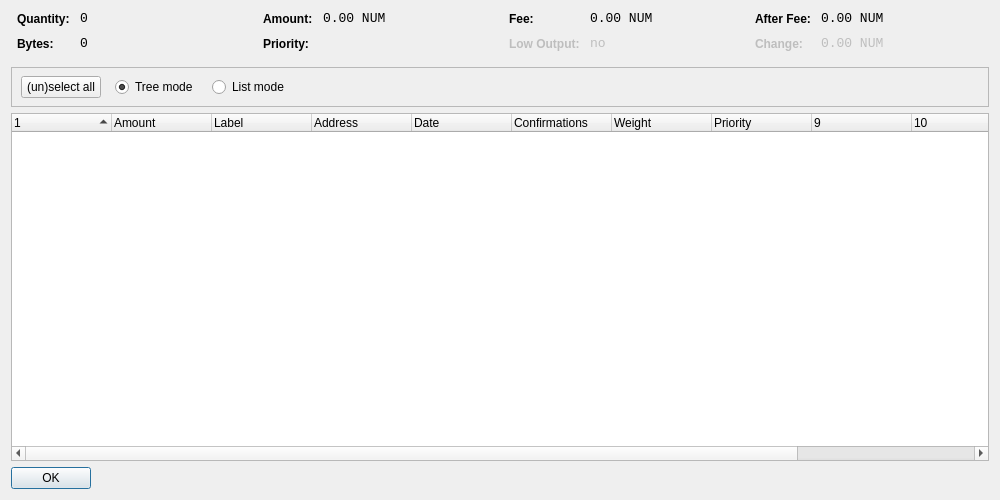
<?xml version="1.0" encoding="UTF-8"?>
<ui version="4.0">
 <class>CoinControlDialog</class>
 <widget class="QWidget" name="CoinControlDialog">
  <property name="geometry">
   <rect>
    <x>0</x>
    <y>0</y>
    <width>1000</width>
    <height>500</height>
   </rect>
  </property>
  <property name="windowTitle">
   <string>Coin Control</string>
  </property>
  <layout class="QVBoxLayout" name="verticalLayout">
   <item>
    <layout class="QHBoxLayout" name="horizontalLayoutTop" stretch="0,0,0,0">
     <property name="topMargin">
      <number>0</number>
     </property>
     <property name="bottomMargin">
      <number>10</number>
     </property>
     <item>
      <layout class="QFormLayout" name="formLayoutCoinControl1">
       <property name="horizontalSpacing">
        <number>10</number>
       </property>
       <property name="verticalSpacing">
        <number>10</number>
       </property>
       <property name="leftMargin">
        <number>6</number>
       </property>
       <property name="rightMargin">
        <number>6</number>
       </property>
       <item row="0" column="0">
        <widget class="QLabel" name="labelCoinControlQuantityText">
         <property name="styleSheet">
          <string notr="true">font-weight:bold;</string>
         </property>
         <property name="text">
          <string>Quantity:</string>
         </property>
        </widget>
       </item>
       <item row="0" column="1">
        <widget class="QLabel" name="labelCoinControlQuantity">
         <property name="font">
          <font>
           <family>Monospace</family>
           <pointsize>10</pointsize>
          </font>
         </property>
         <property name="cursor">
          <cursorShape>IBeamCursor</cursorShape>
         </property>
         <property name="contextMenuPolicy">
          <enum>Qt::ActionsContextMenu</enum>
         </property>
         <property name="text">
          <string notr="true">0</string>
         </property>
         <property name="textInteractionFlags">
          <set>Qt::LinksAccessibleByMouse|Qt::TextSelectableByKeyboard|Qt::TextSelectableByMouse</set>
         </property>
        </widget>
       </item>
       <item row="1" column="0">
        <widget class="QLabel" name="labelCoinControlBytesText">
         <property name="styleSheet">
          <string notr="true">font-weight:bold;</string>
         </property>
         <property name="text">
          <string>Bytes:</string>
         </property>
        </widget>
       </item>
       <item row="1" column="1">
        <widget class="QLabel" name="labelCoinControlBytes">
         <property name="font">
          <font>
           <family>Monospace</family>
           <pointsize>10</pointsize>
          </font>
         </property>
         <property name="cursor">
          <cursorShape>IBeamCursor</cursorShape>
         </property>
         <property name="contextMenuPolicy">
          <enum>Qt::ActionsContextMenu</enum>
         </property>
         <property name="text">
          <string notr="true">0</string>
         </property>
         <property name="textInteractionFlags">
          <set>Qt::LinksAccessibleByMouse|Qt::TextSelectableByKeyboard|Qt::TextSelectableByMouse</set>
         </property>
        </widget>
       </item>
      </layout>
     </item>
     <item>
      <layout class="QFormLayout" name="formLayoutCoinControl2">
       <property name="horizontalSpacing">
        <number>10</number>
       </property>
       <property name="verticalSpacing">
        <number>10</number>
       </property>
       <property name="leftMargin">
        <number>6</number>
       </property>
       <property name="rightMargin">
        <number>6</number>
       </property>
       <item row="0" column="0">
        <widget class="QLabel" name="labelCoinControlAmountText">
         <property name="styleSheet">
          <string notr="true">font-weight:bold;</string>
         </property>
         <property name="text">
          <string>Amount:</string>
         </property>
        </widget>
       </item>
       <item row="0" column="1">
        <widget class="QLabel" name="labelCoinControlAmount">
         <property name="font">
          <font>
           <family>Monospace</family>
           <pointsize>10</pointsize>
          </font>
         </property>
         <property name="cursor">
          <cursorShape>IBeamCursor</cursorShape>
         </property>
         <property name="contextMenuPolicy">
          <enum>Qt::ActionsContextMenu</enum>
         </property>
         <property name="text">
          <string notr="true">0.00 NUM</string>
         </property>
         <property name="textInteractionFlags">
          <set>Qt::LinksAccessibleByMouse|Qt::TextSelectableByKeyboard|Qt::TextSelectableByMouse</set>
         </property>
        </widget>
       </item>
       <item row="1" column="0">
        <widget class="QLabel" name="labelCoinControlPriorityText">
         <property name="styleSheet">
          <string notr="true">font-weight:bold;</string>
         </property>
         <property name="text">
          <string>Priority:</string>
         </property>
        </widget>
       </item>
       <item row="1" column="1">
        <widget class="QLabel" name="labelCoinControlPriority">
         <property name="font">
          <font>
           <family>Monospace</family>
           <pointsize>10</pointsize>
          </font>
         </property>
         <property name="cursor">
          <cursorShape>IBeamCursor</cursorShape>
         </property>
         <property name="contextMenuPolicy">
          <enum>Qt::ActionsContextMenu</enum>
         </property>
         <property name="text">
          <string/>
         </property>
         <property name="textInteractionFlags">
          <set>Qt::LinksAccessibleByMouse|Qt::TextSelectableByKeyboard|Qt::TextSelectableByMouse</set>
         </property>
        </widget>
       </item>
      </layout>
     </item>
     <item>
      <layout class="QFormLayout" name="formLayoutCoinControl3">
       <property name="horizontalSpacing">
        <number>10</number>
       </property>
       <property name="verticalSpacing">
        <number>10</number>
       </property>
       <property name="leftMargin">
        <number>6</number>
       </property>
       <property name="rightMargin">
        <number>6</number>
       </property>
       <item row="0" column="0">
        <widget class="QLabel" name="labelCoinControlFeeText">
         <property name="styleSheet">
          <string notr="true">font-weight:bold;</string>
         </property>
         <property name="text">
          <string>Fee:</string>
         </property>
        </widget>
       </item>
       <item row="0" column="1">
        <widget class="QLabel" name="labelCoinControlFee">
         <property name="font">
          <font>
           <family>Monospace</family>
           <pointsize>10</pointsize>
          </font>
         </property>
         <property name="cursor">
          <cursorShape>IBeamCursor</cursorShape>
         </property>
         <property name="contextMenuPolicy">
          <enum>Qt::ActionsContextMenu</enum>
         </property>
         <property name="text">
          <string notr="true">0.00 NUM</string>
         </property>
         <property name="textInteractionFlags">
          <set>Qt::LinksAccessibleByMouse|Qt::TextSelectableByKeyboard|Qt::TextSelectableByMouse</set>
         </property>
        </widget>
       </item>
       <item row="1" column="0">
        <widget class="QLabel" name="labelCoinControlLowOutputText">
         <property name="enabled">
          <bool>false</bool>
         </property>
         <property name="styleSheet">
          <string notr="true">font-weight:bold;</string>
         </property>
         <property name="text">
          <string>Low Output:</string>
         </property>
        </widget>
       </item>
       <item row="1" column="1">
        <widget class="QLabel" name="labelCoinControlLowOutput">
         <property name="enabled">
          <bool>false</bool>
         </property>
         <property name="font">
          <font>
           <family>Monospace</family>
           <pointsize>10</pointsize>
          </font>
         </property>
         <property name="cursor">
          <cursorShape>IBeamCursor</cursorShape>
         </property>
         <property name="contextMenuPolicy">
          <enum>Qt::ActionsContextMenu</enum>
         </property>
         <property name="text">
          <string>no</string>
         </property>
         <property name="textInteractionFlags">
          <set>Qt::LinksAccessibleByMouse|Qt::TextSelectableByKeyboard|Qt::TextSelectableByMouse</set>
         </property>
        </widget>
       </item>
      </layout>
     </item>
     <item>
      <layout class="QFormLayout" name="formLayoutCoinControl4">
       <property name="horizontalSpacing">
        <number>10</number>
       </property>
       <property name="verticalSpacing">
        <number>10</number>
       </property>
       <property name="leftMargin">
        <number>6</number>
       </property>
       <property name="rightMargin">
        <number>6</number>
       </property>
       <item row="0" column="0">
        <widget class="QLabel" name="labelCoinControlAfterFeeText">
         <property name="styleSheet">
          <string notr="true">font-weight:bold;</string>
         </property>
         <property name="text">
          <string>After Fee:</string>
         </property>
        </widget>
       </item>
       <item row="0" column="1">
        <widget class="QLabel" name="labelCoinControlAfterFee">
         <property name="font">
          <font>
           <family>Monospace</family>
           <pointsize>10</pointsize>
          </font>
         </property>
         <property name="cursor">
          <cursorShape>IBeamCursor</cursorShape>
         </property>
         <property name="contextMenuPolicy">
          <enum>Qt::ActionsContextMenu</enum>
         </property>
         <property name="text">
          <string notr="true">0.00 NUM</string>
         </property>
         <property name="textInteractionFlags">
          <set>Qt::LinksAccessibleByMouse|Qt::TextSelectableByKeyboard|Qt::TextSelectableByMouse</set>
         </property>
        </widget>
       </item>
       <item row="1" column="0">
        <widget class="QLabel" name="labelCoinControlChangeText">
         <property name="enabled">
          <bool>false</bool>
         </property>
         <property name="styleSheet">
          <string notr="true">font-weight:bold;</string>
         </property>
         <property name="text">
          <string>Change:</string>
         </property>
        </widget>
       </item>
       <item row="1" column="1">
        <widget class="QLabel" name="labelCoinControlChange">
         <property name="enabled">
          <bool>false</bool>
         </property>
         <property name="font">
          <font>
           <family>Monospace</family>
           <pointsize>10</pointsize>
          </font>
         </property>
         <property name="cursor">
          <cursorShape>IBeamCursor</cursorShape>
         </property>
         <property name="contextMenuPolicy">
          <enum>Qt::ActionsContextMenu</enum>
         </property>
         <property name="text">
          <string notr="true">0.00 NUM</string>
         </property>
         <property name="textInteractionFlags">
          <set>Qt::LinksAccessibleByMouse|Qt::TextSelectableByKeyboard|Qt::TextSelectableByMouse</set>
         </property>
        </widget>
       </item>
      </layout>
     </item>
    </layout>
   </item>
   <item>
    <widget class="QFrame" name="frame">
     <property name="minimumSize">
      <size>
       <width>0</width>
       <height>40</height>
      </size>
     </property>
     <property name="frameShape">
      <enum>QFrame::StyledPanel</enum>
     </property>
     <property name="frameShadow">
      <enum>QFrame::Sunken</enum>
     </property>
     <widget class="QWidget" name="horizontalLayoutWidget">
      <property name="geometry">
       <rect>
        <x>10</x>
        <y>0</y>
        <width>781</width>
        <height>41</height>
       </rect>
      </property>
      <layout class="QHBoxLayout" name="horizontalLayoutPanel" stretch="0,0,0,0">
       <property name="spacing">
        <number>14</number>
       </property>
       <item>
        <widget class="QPushButton" name="pushButtonSelectAll">
         <property name="sizePolicy">
          <sizepolicy hsizetype="Maximum" vsizetype="Fixed">
           <horstretch>0</horstretch>
           <verstretch>0</verstretch>
          </sizepolicy>
         </property>
         <property name="text">
          <string>(un)select all</string>
         </property>
        </widget>
       </item>
       <item>
        <widget class="QRadioButton" name="radioTreeMode">
         <property name="sizePolicy">
          <sizepolicy hsizetype="Maximum" vsizetype="Fixed">
           <horstretch>0</horstretch>
           <verstretch>0</verstretch>
          </sizepolicy>
         </property>
         <property name="text">
          <string>Tree mode</string>
         </property>
         <property name="checked">
          <bool>true</bool>
         </property>
        </widget>
       </item>
       <item>
        <widget class="QRadioButton" name="radioListMode">
         <property name="sizePolicy">
          <sizepolicy hsizetype="Maximum" vsizetype="Fixed">
           <horstretch>0</horstretch>
           <verstretch>0</verstretch>
          </sizepolicy>
         </property>
         <property name="text">
          <string>List mode</string>
         </property>
        </widget>
       </item>
       <item>
        <spacer name="horizontalSpacer">
         <property name="orientation">
          <enum>Qt::Horizontal</enum>
         </property>
         <property name="sizeHint" stdset="0">
          <size>
           <width>40</width>
           <height>20</height>
          </size>
         </property>
        </spacer>
       </item>
      </layout>
     </widget>
    </widget>
   </item>
   <item>
    <widget class="CoinControlTreeWidget" name="treeWidget">
     <property name="contextMenuPolicy">
      <enum>Qt::CustomContextMenu</enum>
     </property>
     <property name="sortingEnabled">
      <bool>false</bool>
     </property>
     <property name="columnCount">
      <number>12</number>
     </property>
     <attribute name="headerShowSortIndicator" stdset="0">
      <bool>true</bool>
     </attribute>
     <attribute name="headerStretchLastSection">
      <bool>false</bool>
     </attribute>
     <column>
      <property name="text">
       <string/>
      </property>
     </column>
     <column>
      <property name="text">
       <string>Amount</string>
      </property>
     </column>
     <column>
      <property name="text">
       <string>Label</string>
      </property>
     </column>
     <column>
      <property name="text">
       <string>Address</string>
      </property>
     </column>
     <column>
      <property name="text">
       <string>Date</string>
      </property>
     </column>
     <column>
      <property name="text">
       <string>Confirmations</string>
      </property>
      <property name="toolTip">
       <string>Confirmed</string>
      </property>
     </column>
     <column>
      <property name="text">
       <string>Weight</string>
      </property>
     </column>
     <column>
      <property name="text">
       <string>Priority</string>
      </property>
     </column>
     <column>
      <property name="text">
       <string/>
      </property>
     </column>
     <column>
      <property name="text">
       <string/>
      </property>
     </column>
     <column>
      <property name="text">
       <string/>
      </property>
     </column>
     <column>
      <property name="text">
       <string/>
      </property>
     </column>
    </widget>
   </item>
   <item>
    <widget class="QDialogButtonBox" name="buttonBox">
     <property name="sizePolicy">
      <sizepolicy hsizetype="Maximum" vsizetype="Fixed">
       <horstretch>0</horstretch>
       <verstretch>0</verstretch>
      </sizepolicy>
     </property>
     <property name="orientation">
      <enum>Qt::Horizontal</enum>
     </property>
     <property name="standardButtons">
      <set>QDialogButtonBox::Ok</set>
     </property>
    </widget>
   </item>
  </layout>
 </widget>
 <customwidgets>
  <customwidget>
   <class>CoinControlTreeWidget</class>
   <extends>QTreeWidget</extends>
   <header>coincontroltreewidget.h</header>
  </customwidget>
 </customwidgets>
 <resources/>
 <connections/>
</ui>
